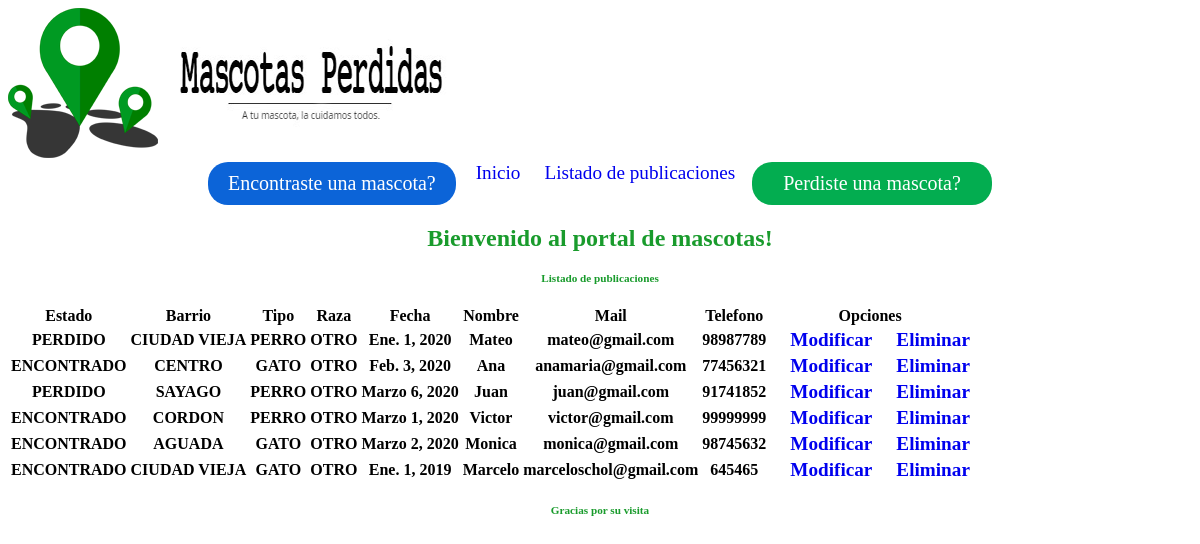
/listado_publicaciones/, run on an earlier commit of the app's database.
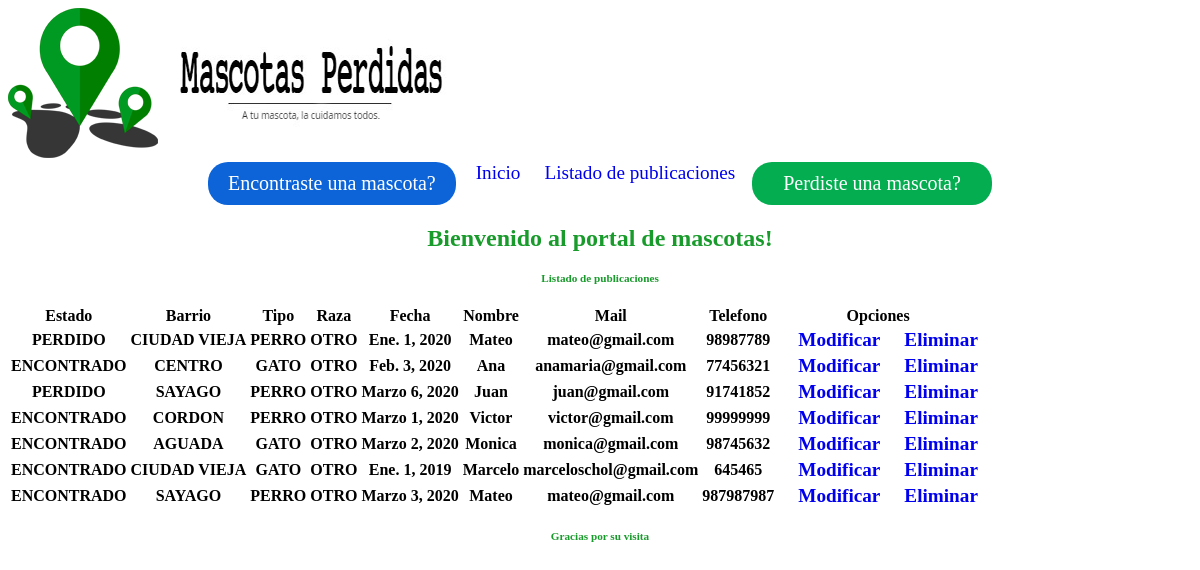
And on a later commit of the database.
### Mascotas/models.py (models this page shows)
class MascotaPerdida(models.Model):
    estado = models.CharField(max_length=40)
    imagen = models.ImageField(null=True, blank=True)  # <---- NO SACAR EL NULL NI EL BLANK QUE SE ROMPE LA BBDD
    barrio = models.ForeignKey(Barrio, on_delete=models.CASCADE)
    tipo = models.ForeignKey(Tipo, on_delete=models.CASCADE)
    raza = models.ForeignKey(Raza, on_delete=models.CASCADE)
    fecha = models.DateField()
    nombre = models.CharField(max_length=40)
    mail = models.EmailField()
    telefono = models.IntegerField()
    descripcion = models.TextField()

class Barrio(models.Model):
    lugar = models.CharField(max_length=40)  # <---- Para indicar el barrio donde se perdio
    def __str__(self):
        return self.lugar

class Tipo(models.Model):
    especie = models.CharField(max_length=40)  # <---- Para indicar si es perro, gato, etc.
    def __str__(self):
        return self.especie

class Raza(models.Model):
    tipo = models.CharField(max_length=40)  # <---- Para indicar la raza del animal
    def __str__(self):
        return self.tipo

### Mascotasperdidas/views.py (the view)
# urls.py: path('listado_publicaciones/', Listado_publicaciones, name='listado_publicaciones'),
def Listado_publicaciones(request):
    listado = MascotaPerdida.objects.all()
    data = {
        'listado': listado
    }
    return render(request, 'listado_publicaciones.html', data)

### Mascotasperdidas/templates/listado_publicaciones.html (shortened to what this page needs)
{% extends 'base.html' %}
{% load static %}
{% block contenido %}
        <h3>Listado de publicaciones</h3>
        <table>
            <tr>
                <th>Estado</th>
                <th>Barrio</th>
                <th>Tipo</th>
                <th>Raza</th>
                <th>Fecha</th>
                <th>Nombre</th>
                <th>Mail</th>
                <th>Telefono</th>
                <th>Opciones</th>
            </tr>
            {% for l in listado %}
                <tr>
                    <th>{{ l.estado }}</th>
                    <th>{{ l.barrio }}</th>
                    <th>{{ l.tipo }}</th>
                    <th>{{ l.raza }}</th>
                    <th>{{ l.fecha }}</th>
                    <th>{{ l.nombre }}</th>
                    <th>{{ l.mail }}</th>
                    <th>{{ l.telefono }}</th>
                    <th>
                        <a href="{% url 'modificar_publicaciones' l.id %}">Modificar</a>
                        <a href="#" onclick="ConfirmarEliminacion({{l.id}})">Eliminar</a>
                    </th>
                </tr>
            {% endfor %}
        </table>
{% endblock %}

What changed in the data, as far as the page shows it:
added MascotaPerdida: estado "ENCONTRADO", barrio "SAYAGO", tipo "PERRO", raza "OTRO", fecha "Marzo 3, 2020", nombre "Mateo", mail "mateo@gmail.com", telefono "987987987"
